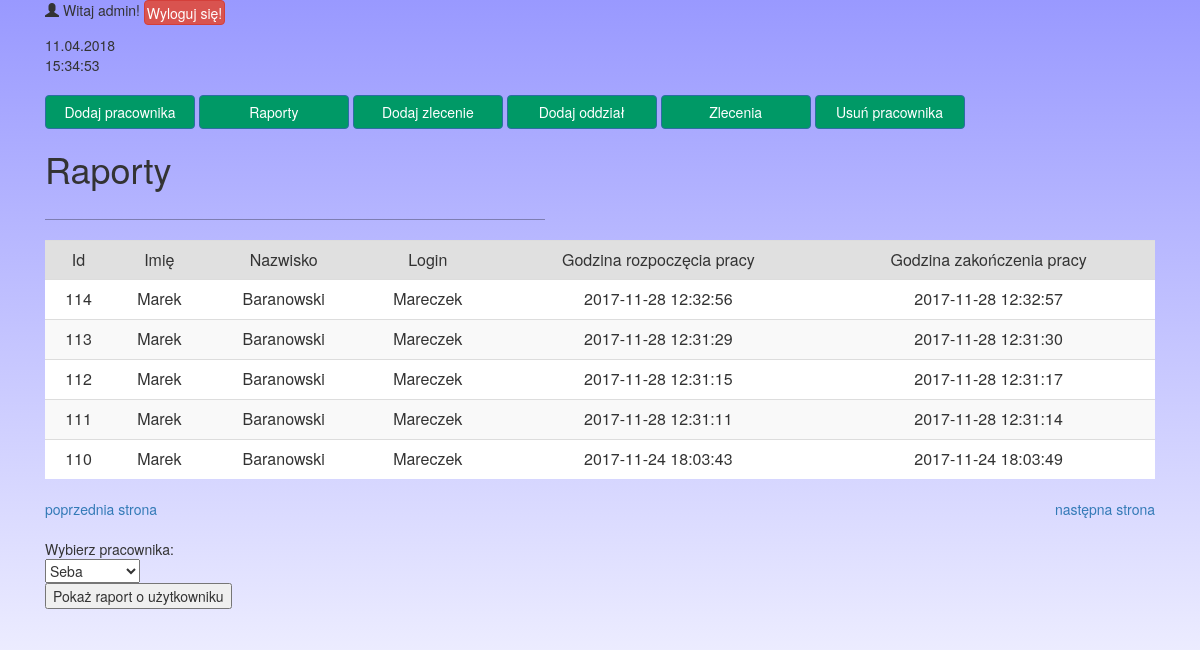
/raporty.php?strona=4 (signed in), run on the app's committed database.
### tables this page shows
CREATE TABLE `raporty` (
  `id` int(11) NOT NULL,
  `imie` varchar(255) NOT NULL,
  `nazwisko` varchar(255) NOT NULL,
  `nazwa_uzytkownika` varchar(255) NOT NULL,
  `pesel` varchar(11) NOT NULL,
  `dostepny` varchar(255) NOT NULL,
  `godzina_rozp` datetime NOT NULL,
  `godzina_zak` datetime NOT NULL,
  `lokalizacja` varchar(255) NOT NULL
);

### raporty.php (the view, shortened to what this page needs)
<?php
	require_once "connect.php";
	$polaczenie = @new mysqli($host, $db_user, $db_password, $db_name);
	if ($polaczenie->connect_errno!=0)
	{
		echo "Error: ".$polaczenie->connect_errno;
	}
	else{
?>
<html>
<head>
	<link rel="stylesheet" href="css/bootstrap.css" >
	<link rel="stylesheet" href="https://maxcdn.bootstrapcdn.com/bootstrap/3.2.0/css/bootstrap.min.css">
	<link rel="stylesheet" href="css/style.css" >
	<link rel="stylesheet" href="css/style1.css?<?php echo uniqid(); ?>" >
</head>
<body onLoad="zegar(); wyswietlCzas()">
<div class="background">
<div class="container">
<?php
	echo "<p><span class='glyphicon glyphicon-user'></span> Witaj ".$_SESSION['nazwa']."! <a href='logout.php' style='color: white; text-decoration: none;'><button style='height: 25px; padding: 2px;' class='btn btn-danger'>Wyloguj się!</button></a></p>";
	echo date("d.m.Y");
?>
<div id="czas"></div>
<br>
<?php
	if (($_SESSION['typ_konta']=='admin'))
	{
?>
	<a href="dodaj.php"><button class="btn btn-primary button-panel">Dodaj pracownika</button></a>
	<a href="raporty.php"><button class="btn btn-primary button-panel">Raporty</button></a>
	<a href="zlecenia.php"><button class="btn btn-primary button-panel">Dodaj zlecenie</button></a>
	<a href="dodaj_oddzial.php"><button class="btn btn-primary button-panel">Dodaj oddział</button></a>
	<a href="zlecenia_pracownikow.php"><button class="btn btn-primary button-panel">Zlecenia</button></a>
	<a href="usun.php"><button class="btn btn-primary button-panel">Usuń pracownika</button></a>
	<h1 class="hejt1">Raporty</h1>
	<hr style="border-color: rgba(0,0,0,0.3)"></hr><br></br>
<?php
}
	$na_stronie = 5;
    $zapytanie = "SELECT COUNT(id) FROM raporty";
    $wynik = mysqli_query($polaczenie, $zapytanie);
    $a = mysqli_fetch_row($wynik);
    $liczba_wpisow = $a[0];
    $liczba_stron = ceil($liczba_wpisow / $na_stronie);
    if (isset($_GET['strona'])) {
        if ($_GET['strona'] < 1 || $_GET['strona'] > $liczba_stron) $strona = 1;
        else $strona = $_GET['strona'];
    }
    else $strona = 1;
    $od = $na_stronie * ($strona - 1);
    $zapytanie = "SELECT * FROM raporty ORDER BY godzina_rozp DESC LIMIT $od , $na_stronie";
    $wynik = mysqli_query($polaczenie, $zapytanie);
?>
	<table class="table table-striped" style="background-color: white;" cellpadding=\"2\">
	<tr>
	<td style="background-color: rgba(0,0,0,0.1);"><center>Id</center></td>
	<td style="background-color: rgba(0,0,0,0.1);"><center>Imię</center></td>
	<td style="background-color: rgba(0,0,0,0.1);"><center>Nazwisko</center></td>
	<td style="background-color: rgba(0,0,0,0.1);"><center>Login</center></td>
	<td style="background-color: rgba(0,0,0,0.1);"><center>Godzina rozpoczęcia pracy</center></td>
	<td style="background-color: rgba(0,0,0,0.1);"><center>Godzina zakończenia pracy</center></td>
	</tr>
<?php
    while ($tablica = mysqli_fetch_assoc($wynik)) {
		echo "<tr>";
        echo "<td><center>".$tablica['id']."</center></td>";
        echo "<td><center>".$tablica['imie']."</center></td>";
		echo "<td><center>".$tablica['nazwisko']."</center></td>";
		echo '<td><center>'.$tablica['nazwa_uzytkownika'].'</center></td>';
		echo "<td><center>".$tablica['godzina_rozp']."</center></td>";
		if($tablica['godzina_zak'] == "0000-00-00 00:00:00"){
		echo "<td><center>W pracy</center></td>";
		}else{
		echo "<td><center>".$tablica['godzina_zak']."</center></td>";
		}
        echo "</tr>";
    }
		echo "</table>";
    if ($liczba_wpisow > $na_stronie) {
        $poprzednia = $strona - 1;
        $nastepna = $strona + 1;
        if ($poprzednia > 0) {
 echo '<a id="POPRZEDNIA" style="float: left;" href="raporty.php?strona='.$poprzednia.'">poprzednia strona</a>';
        }
        if ($nastepna <= $liczba_stron) {
 echo '<a id="NASTEPNA" style="float: right;" href="raporty.php?strona='.$nastepna.'">następna strona</a>';
        }
    }
?>
	<br></br>
	Wybierz pracownika:
	<form action="<?php $_SERVER['PHP_SELF'];?>" method="post">
		<select name="nazwa">
		<?php
		$zapytanie = "SELECT nazwa FROM uzytkownicy ORDER BY nazwa DESC ";
		$wynik = mysqli_query($polaczenie, $zapytanie);
		while ($tablica = mysqli_fetch_assoc($wynik)) {
			echo "<option>".$tablica['nazwa']."</option>";
		}
		?>
		</select>
		<br>
		<button type="submit" name="szukaj">Pokaż raport o użytkowniku</button>
	</form>
</div>
</div>
<?php
}
?>
</body>
</html>

### css/style.css (style rules this page uses)
body { background: #9999ff; background: linear-gradient(to bottom, #9999ff, white); }
.button-panel { width: 150px; background-color: #009966; }
hr { width: 500px; float: left; }
.hejt1 { margin-top: 20px; }

### css/style1.css (style rules this page uses)
body { background: #9999ff; background: linear-gradient(to bottom, #9999ff, white); background-repeat: no-repeat; background-attachment: fixed; }
.button-panel { width: 150px; background-color: #009966; }
hr { width: 500px; float: left; }
.hejt1 { margin-top: 20px; }

### data on the page
raporty: id "114", imie "Marek", nazwisko "Baranowski", nazwa_uzytkownika "Mareczek", godzina_rozp "2017-11-28 12:32:56", godzina_zak "2017-11-28 12:32:57"
raporty: id "113", imie "Marek", nazwisko "Baranowski", nazwa_uzytkownika "Mareczek", godzina_rozp "2017-11-28 12:31:29", godzina_zak "2017-11-28 12:31:30"
raporty: id "112", imie "Marek", nazwisko "Baranowski", nazwa_uzytkownika "Mareczek", godzina_rozp "2017-11-28 12:31:15", godzina_zak "2017-11-28 12:31:17"
raporty: id "111", imie "Marek", nazwisko "Baranowski", nazwa_uzytkownika "Mareczek", godzina_rozp "2017-11-28 12:31:11", godzina_zak "2017-11-28 12:31:14"
raporty: id "110", imie "Marek", nazwisko "Baranowski", nazwa_uzytkownika "Mareczek", godzina_rozp "2017-11-24 18:03:43", godzina_zak "2017-11-24 18:03:49"

### other printed values
$_SESSION['nazwa'] "admin"
form field nazwa "Seba"
